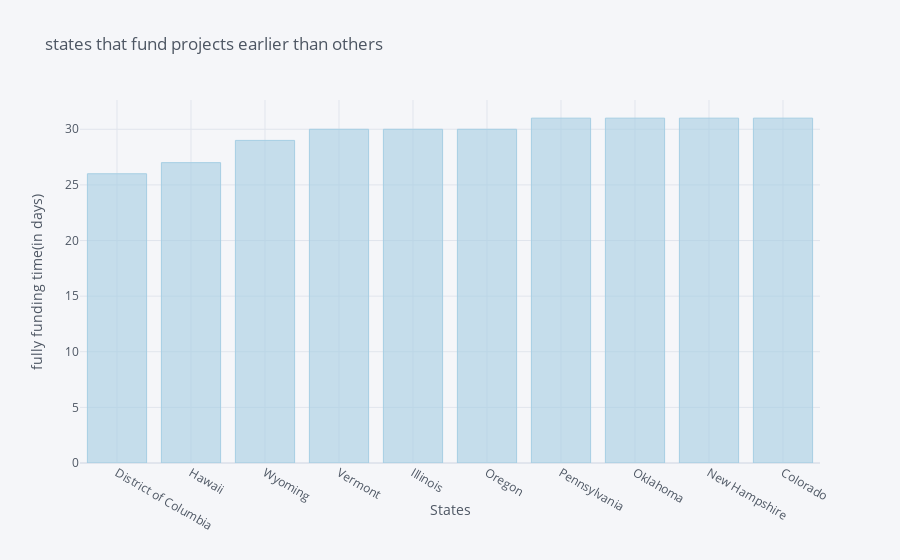

The notebook cell this image was saved under:
### Code cell
fast_funding = fast[fast<32].sort_values().head(10)
fast_funding.iplot(kind='bar' , xTitle='States' , yTitle='fully funding time(in days)',
                  title='states that fund projects earlier than others',
                  colorscale='paired')

### Figure 1 — Plotly figure (JSON) as saved in the notebook; plotly's stock layout.template omitted (floating-point values rounded to 4 significant figures)
{"data": [{"marker": {"color": "rgba(166, 206, 227, 0.6)", "line": {"color": "rgba(166, 206, 227, 1.0)", "width": 1}}, "name": "Funding Time", "orientation": "v", "text": "", "type": "bar", "x": ["District of Columbia", "Hawaii", "Wyoming", "Vermont", "Illinois", "Oregon", "Pennsylvania", "Oklahoma", "New Hampshire", "Colorado"], "y": [26, 27, 29, 30, 30, 30, 31, 31, 31, 31]}], "layout": {"legend": {"bgcolor": "#F5F6F9", "font": {"color": "#4D5663"}}, "paper_bgcolor": "#F5F6F9", "plot_bgcolor": "#F5F6F9", "title": {"font": {"color": "#4D5663"}, "text": "states that fund projects earlier than others"}, "xaxis": {"gridcolor": "#E1E5ED", "showgrid": true, "tickfont": {"color": "#4D5663"}, "title": {"font": {"color": "#4D5663"}, "text": "States"}, "zerolinecolor": "#E1E5ED"}, "yaxis": {"gridcolor": "#E1E5ED", "showgrid": true, "tickfont": {"color": "#4D5663"}, "title": {"font": {"color": "#4D5663"}, "text": "fully funding time(in days)"}, "zerolinecolor": "#E1E5ED"}}}
